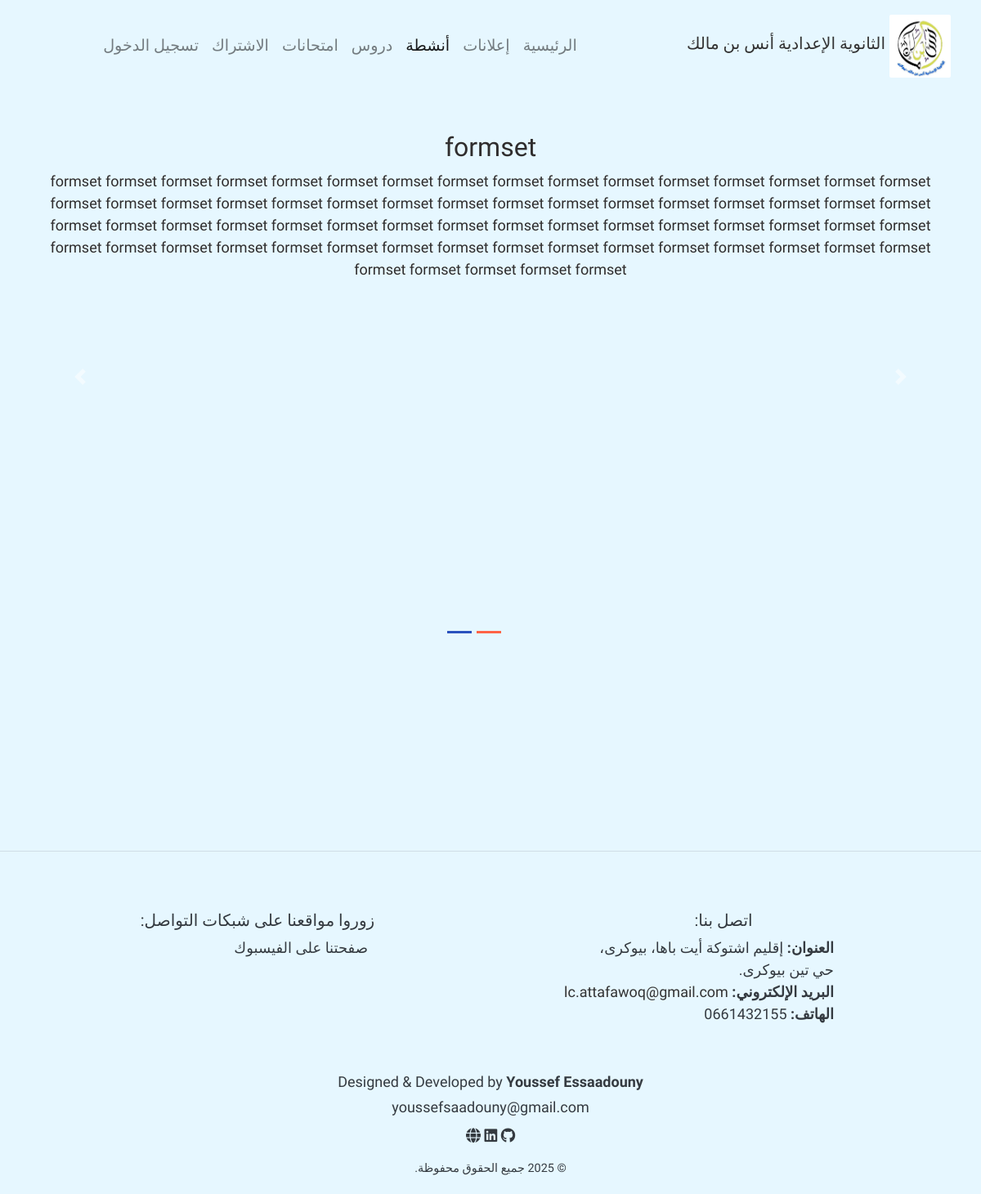
The app's page /ShowActivities/ with its own data.
### home/models.py (models this page shows, shortened)
class Activities(models.Model):
    title = models.CharField(max_length=50)
    dateTime = models.DateField()
    content = models.TextField()
    @property
    def activity_images(self):
        images = self.image_set.all()
        return images

### home/views.py (the view)
# urls.py: path('ShowActivities/', views.ShowActivities, name = 'ShowActivities'),
def ShowActivities (request):
    message = None
    activities = None
    user = request.user
    if user.is_authenticated:
        user_info = get_object_or_404(UserProfile, user=user)
    else:
        user_info = None
    try:
        recent_activities = time_zone.now().date() - timedelta(days=15)
        activities = Activities.objects.filter(dateTime__gte=recent_activities)
        if not activities.exists():
            message = 'لا توجد أنشطة حاليا.'
    except Exception as e:
        print(f"Error: {e}")
        message = 'حدث خطأ أثناء تحميل الإعلانات.'
    context = {
        'activities' : activities,
        'user_info': user_info,
        'message' : message
        }
    return render (request,'pages/activities/ShowActivities.html', context)

### templates/pages/activities/ShowActivities.html (shortened to what this page needs)
{% extends 'base.html' %}
{% load static %}
{% block content %}
<div class="container">
    {% if activities %}
    <div class="show-announce">
        <div id="slide" class="carousel slide container w-100  mt-5 mb-5" data-ride="carousel">
                <ol class="carousel-indicators" style="bottom: -30px" >
                    {% for activity in activities %}
                        <li data-target="#slide" data-slide-to="{{ forloop.counter0 }}"  class="{% if forloop.first %}active{% endif %}"></li>
                    {% endfor %}
                </ol>
                <div class="carousel-inner"  style="height:  600px; overflow-y:auto">
                    {% for activity in activities%}
                        <div class="carousel-item  {% if forloop.first %}active{% endif %}" style="text-align: center;">
                            <h2>  {{activity.title}}</h2>
                            <div style=" position: relative;" class="announce-content w-100 position-relative" >
                                <p>{{activity.content}}</p>
                            </div>
                        </div>
                    {% endfor %}
                </div>
                <a href="#slide" class="carousel-control-next" data-slide="next" style="right: -30px;">
                    <span class="carousel-control-next-icon" aria-hidden="true" ></span>
                </a>
                <a href="#slide" class="carousel-control-prev" data-slide="prev" style="left: -30px;">
                    <span class="carousel-control-prev-icon" aria-hidden="true"></span>
                </a>
        </div>
        <br>
    </div>
    {% else %}
    <h4>{{message}}</h4>
    {% if 'admin' in request.user.groups.all|join:", " or 'general_surveillance' in request.user.groups.all|join:", " %}
    <br><hr>
    <a href="{% url 'add_activity' %}" class="text-info m-4" style="font-size:larger;">إضافة نشاط</a>
    {% endif  %}
{% endif %}
<br>
<br>
</div>
{% endblock %}

### LC_tassegdelt/static/css/style.css (style rules this page uses)
body { background: #e6f7ff; color: #2f2d2d; position: relative; font-size: large; font-family: 'Tajawal' , 'Gupter', 'Marhey', sans-serif; direction: rtl; text-align: right; }
.carousel-indicators li { background-color: #2A52BE; }
.carousel-indicators .active { background-color: #ff6347; }
.announce-content { transition: .5s; }
.announce-content p { transition: .5s; }

### records on screen
Activities: title "formset", content "formset formset formset formset formset formset formset formset formset formset formset formset formset formset formset formset formset formset formset formset formset formset formset formset formset formset formset formset formset formset formset formset formset formset formset formset formset formset formset formset formset formset formset formset formset formset formset formset formset formset formset formset formset formset formset formset formset formset formset formset formset formset formset formset formset formset formset formset formset"
